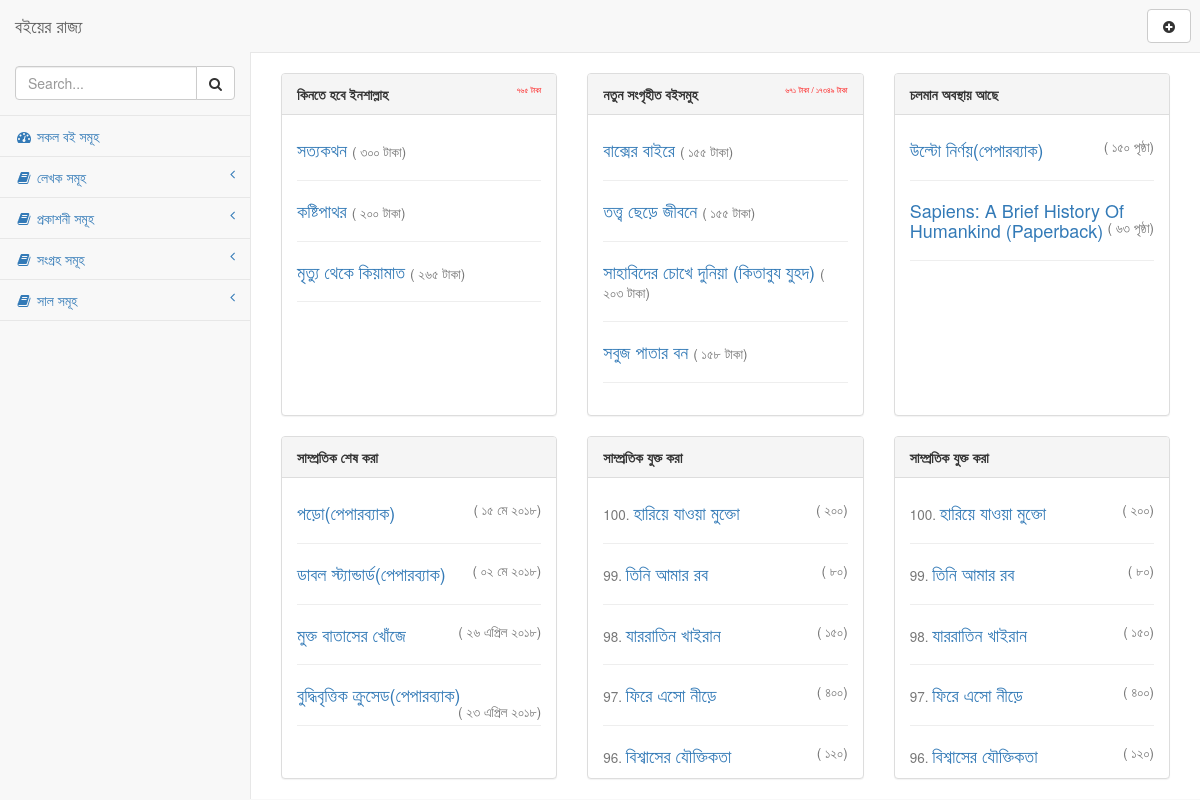
The page / on the database its author committed.
### tables this page shows
CREATE TABLE `tbl_books` (
  `id` int(11) NOT NULL,
  `name` varchar(200) NOT NULL,
  `author` varchar(200) NOT NULL,
  `page` varchar(100) NOT NULL,
  `publisher` varchar(200) NOT NULL,
  `preview` varchar(300) NOT NULL,
  `year` varchar(4) NOT NULL,
  `price` varchar(4) NOT NULL,
  `discount` varchar(5) NOT NULL,
  `status` tinyint(4) NOT NULL DEFAULT 0,
  `buy_link` varchar(500) NOT NULL DEFAULT 'http://',
  `process` tinyint(4) NOT NULL DEFAULT 0,
  `review` text NOT NULL,
  `tags` varchar(300) NOT NULL,
  `buy_priority` tinyint(4) NOT NULL DEFAULT 0,
  `reading` varchar(111) NOT NULL DEFAULT '0',
  `created` varchar(40) NOT NULL DEFAULT '0',
  `updated` varchar(40) NOT NULL DEFAULT '0',
  `created_day` datetime NOT NULL DEFAULT current_timestamp()
);

### index.php (the view, shortened to what this page needs)
<?php include "./lib/function.php"; ?>
<?php include "./inc/header.php"; ?>
<?php
        try {
            $dbh = new PDO("mysql:dbname=db_ibooks;host=localhost", "root", "root");
            $dbh->setAttribute(PDO::ATTR_ERRMODE, PDO::ERRMODE_EXCEPTION);
            $dbh->exec("SET CHARACTER SET utf8");
            $dbh->pdo = $dbh;
        } catch (PDOException $e) {
            echo 'Connection failed: ' . $e->getMessage();
        }
    ?>
    <div id="page-wrapper">
            <br>
            <div class="row">
                <div class="col-lg-4">
                    <div class="panel panel-default">
                        <div class="panel-heading">
                            <b>কিনতে হবে ইনশাল্লাহ</b>
                            <small style="font-size:8px;color:red;font-width:bolder;" onMouseOver="this.style.fontSize='16px'" onMouseOut="this.style.fontSize='8px'"
                                class="pull-right text-right">
                                <?php _2boughtprice(); ?> টাকা</small>
                        </div>
                        <div class="panel-body" style="height:300px;overflow: scroll;">
                            <?php
                        $table = "tbl_books";
                        $query = "SELECT * FROM `".$table."` WHERE `tbl_books`.`buy_priority` = 1";
                        $stmt = $dbh->prepare($query);
                        $stmt->execute();
                        if ($stmt->rowCount() > 0) {
                        $result = $stmt->fetchAll();
                            foreach( $result as $data ) {
                        ?>
                                <a href="book_details.php?id=<?php echo $data['id']; ?>">
                                    <h4>
                                        <?php echo $data['name']; ?>
                                        <small>(
                                            <?php echo $data['price']; ?> টাকা)</small>
                                    </h4>
                                </a>
                                <hr>
                                <?php } } ?>
                        </div>
                    </div>
                </div>
                <div class="col-lg-4">
                    <div class="panel panel-default">
                        <div class="panel-heading">
                            <b>নতুন সংগৃহীত বইসমুহ</b>
                            <small style="font-size:8px;color:red;font-width:bolder;" onMouseOver="this.style.fontSize='16px'" onMouseOut="this.style.fontSize='8px'"
                                class="pull-right text-right">
                                <?php boughtprice(); ?> টাকা /
                                <?php totalprice(); ?> টাকা</small>
                        </div>
                        <div class="panel-body" style="height:300px;overflow: scroll;">
                            <?php
                        $table = "tbl_books";
                        $query = "SELECT * FROM `".$table."` WHERE `tbl_books`.`buy_priority` = 2";
                        $stmt = $dbh->prepare($query);
                        $stmt->execute();
                        if ($stmt->rowCount() > 0) {
                        $result = $stmt->fetchAll();
                            foreach( $result as $data ) {
                        ?>
                                <a href="book_details.php?id=<?php echo $data['id']; ?>">
                                    <h4>
                                        <?php echo $data['name']; ?>
                                        <small>(
                                            <?php echo $data['discount']; ?> টাকা)</small>
                                    </h4>
                                </a>
                                <hr>
                                <?php } } ?>
                        </div>
                    </div>
                </div>
                <div class="col-lg-4">
                    <div class="panel panel-default">
                        <div class="panel-heading">
                            <b>চলমান অবস্থায় আছে</b>
                        </div>
                        <div class="panel-body" style="height:300px;overflow: scroll;">
                            <?php
                        $query = "SELECT * FROM `tbl_books` WHERE `tbl_books`.`reading` >= 1 AND `tbl_books`.`reading` != 10000";
                        $stmt = $dbh->prepare($query);
                        $stmt->execute();
                        if ($stmt->rowCount() > 0) {
                        $result = $stmt->fetchAll();
                            foreach( $result as $data ) {
                        ?>
                                <a rel='<?php echo $data[' id ']; ?>' class='reply_comment_link' href='javascript:void(0)'>
                                    <h4>
                                        <?php echo $data['name']; ?>
                                        <small class="pull-right text-right">(
                                            <?php echo BanglaConverter::en2bn($data['reading']); ?> পৃষ্ঠা)</small>
                                    </h4>
                                </a>
                                <hr>
                                <?php } } ?>
                        </div>
                    </div>
                </div>
            </div>
            <div class="row">
                <div class="col-lg-4">
                    <div class="panel panel-default">
                        <div class="panel-heading">
                            <b>সাম্প্রতিক শেষ করা</b>
                        </div>
                        <div class="panel-body" style="height:300px;overflow: scroll;">
                            <?php
                        $query = "SELECT * FROM `tbl_books` WHERE `tbl_books`.`reading` = 'Finished'";
                        $stmt = $dbh->prepare($query);
                        $stmt->execute();
                        if ($stmt->rowCount() > 0) {
                        $result = $stmt->fetchAll();
                            foreach( $result as $data ) {
                        ?>
                                <a href="book_details.php?id=<?php echo $data['id']; ?>">
                                    <h4>
                                        <?php echo $data['name']; ?>
                                        <small class="pull-right">(
                                            <?php echo BanglaConverter::en2bn($data['updated']); ?>)</small>
                                    </h4>
                                </a>
                                <hr>
                                <?php } } ?>
                        </div>
                    </div>
                </div>
                <div class="col-lg-4">
                    <div class="panel panel-default">
                        <div class="panel-heading">
                            <b>সাম্প্রতিক যুক্ত করা</b>
                        </div>
                        <div class="panel-body" style="height:300px;overflow: scroll;">
                            <?php
                        $query = "SELECT * FROM `tbl_books` ORDER BY id DESC LIMIT 5";
                        $stmt = $dbh->prepare($query);
                        $stmt->execute();
                        if ($stmt->rowCount() > 0) {
                        $result = $stmt->fetchAll();
                            foreach( $result as $data ) {
                        ?>
                                <a href="book_details.php?id=<?php echo $data['id']; ?>">
                                    <h4>
                                        <small>
                                            <?php echo $data['id']; ?>. </small>
                                        <?php echo $data['name']; ?>
                                        <small class="pull-right">(
                                            <?php echo BanglaConverter::en2bn($data['price']); ?>)</small>
                                    </h4>
                                </a>
                                <hr>
                                <?php } } ?>
                        </div>
                    </div>
                </div>
                <div class="col-lg-4">
                    <div class="panel panel-default">
                        <div class="panel-heading">
                            <b>সাম্প্রতিক যুক্ত করা</b>
                        </div>
                        <div class="panel-body" style="height:300px;overflow: scroll;">
                            <?php
                        $query = "SELECT * FROM `tbl_books` ORDER BY id DESC LIMIT 5";
                        $stmt = $dbh->prepare($query);
                        $stmt->execute();
                        if ($stmt->rowCount() > 0) {
                        $result = $stmt->fetchAll();
                            foreach( $result as $data ) {
                        ?>
                                <a href="book_details.php?id=<?php echo $data['id']; ?>">
                                    <h4>
                                        <small>
                                            <?php echo $data['id']; ?>. </small>
                                        <?php echo $data['name']; ?>
                                        <small class="pull-right">(
                                            <?php echo BanglaConverter::en2bn($data['price']); ?>)</small>
                                    </h4>
                                </a>
                                <hr>
                                <?php } } ?>
                        </div>
                    </div>
                </div>
            </div>
    </div>
    </div>
    <?php include "./inc/footer.php"; ?>

### rows shown on the page
tbl_books: name "সত্যকথন", price "৩০০"
tbl_books: name "কষ্টিপাথর", price "২০০"
tbl_books: name "মৃত্যু থেকে কিয়ামাত", price "২৬৫"
tbl_books: name "বাক্সের বাইরে", discount "১৫৫"
tbl_books: name "তত্ত্ব ছেড়ে জীবনে", discount "১৫৫"
tbl_books: name "সাহাবিদের চোখে দুনিয়া (কিতাবুয যুহদ)", discount "২০৩"
tbl_books: name "সবুজ পাতার বন", discount "১৫৮"
tbl_books: name "উল্টো নির্ণয়(পেপারব্যাক)", reading "১৫০"
tbl_books: name "Sapiens: A Brief History Of Humankind (Paperback)", reading "৬৩"
tbl_books: name "পড়ো(পেপারব্যাক)", updated "১৫ মে ২০১৮"
tbl_books: name "ডাবল স্ট্যান্ডার্ড(পেপারব্যাক)", updated "০২ মে ২০১৮"
tbl_books: name "মুক্ত বাতাসের খোঁজে", updated "২৬ এপ্রিল ২০১৮"
tbl_books: name "বুদ্ধিবৃত্তিক ক্রুসেড(পেপারব্যাক)", updated "২৩ এপ্রিল ২০১৮"
tbl_books: id "100", name "হারিয়ে যাওয়া মুক্তো", price "২০০"
tbl_books: id "99", name "তিনি আমার রব", price "৮০"
tbl_books: id "98", name "যাররাতিন খাইরান", price "১৫০"
tbl_books: id "97", name "ফিরে এসো নীড়ে", price "৪০০"
tbl_books: id "96", name "বিশ্বাসের যৌক্তিকতা", price "১২০"

### other values the page prints
BanglaConverter::en2bn($total) "৭৬৫"
BanglaConverter::en2bn($total) "৬৭১"
BanglaConverter::en2bn($total) "১৭৩৪৯"
